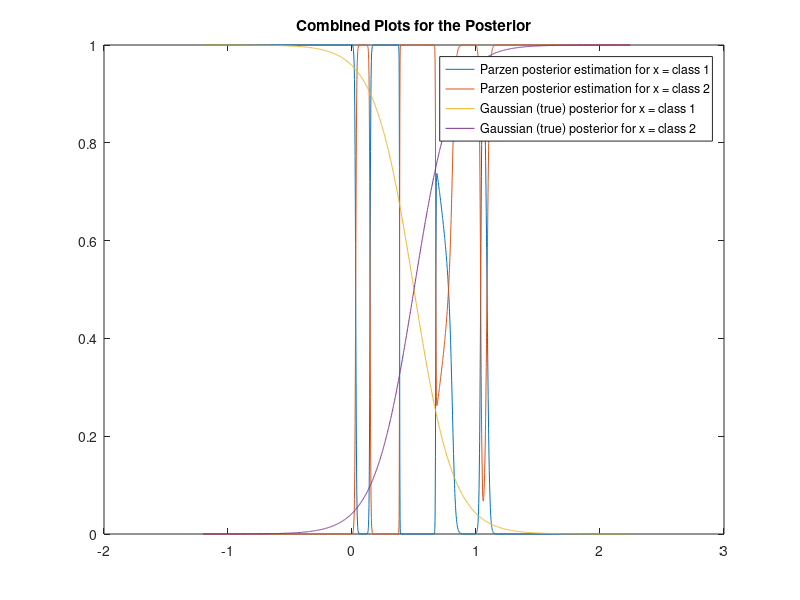

MATLAB code to generate this figure:
load('trainingtestdata.mat')
load('likelihoods.mat')

%initialize format for saving the posteriors 
posterior = struct('C1P', NaN(length(likelihood.T1P),2), 'C2P', NaN(length(likelihood.T2P),2), 'C1G', NaN(length(likelihood.T1G),2), 'C2G', NaN(length(likelihood.T2G),2)); 
prior = 0.5;

%iterate over all testing data
for i=1:length(likelihood.T1P)
    %calculate and assign the posterior with Parzen likelihoods
    posterior.C1P(i, 1) = likelihood.T1P(i, 1); 
    posterior.C1P(i, 2) = (prior * likelihood.T1P(i, 2))/likelihood.totalP(i, 2); 
    posterior.C2P(i, 1) = likelihood.T2P(i, 1); 
    posterior.C2P(i, 2) = (prior * likelihood.T2P(i, 2))/likelihood.totalP(i, 2); 
    
    %calculate and assign the posterior with Gaussian likelihoods
    posterior.C1G(i, 1) = likelihood.T1G(i, 1);
    posterior.C1G(i, 2) = (prior * likelihood.T1G(i, 2))/likelihood.totalG(i,2); 
    posterior.C2G(i, 1) = likelihood.T2G(i, 1);
    posterior.C2G(i, 2) = (prior * likelihood.T2G(i, 2))/likelihood.totalG(i,2);
end

%sort rows to enable a nice visualisation
posteriorC1P = sortrows(posterior.C1P); 
posteriorC2P = sortrows(posterior.C2P); 

posteriorC1G = sortrows(posterior.C1G); 
posteriorC2G = sortrows(posterior.C2G); 

%plot everything 
plot(posteriorC1P(:,1), posteriorC1P(:,2))
title('Combined Plots for the Posterior')

hold on

plot(posteriorC2P(:,1), posteriorC2P(:,2))
plot(posteriorC1G(:,1), posteriorC1G(:,2))
plot(posteriorC2G(:,1), posteriorC2G(:,2))

legend({'Parzen posterior estimation for x = class 1','Parzen posterior estimation for x = class 2', 'Gaussian (true) posterior for x = class 1','Gaussian (true) posterior for x = class 2'},'Location','northeast')

hold off

%save the data 
save('posteriors', 'posterior')